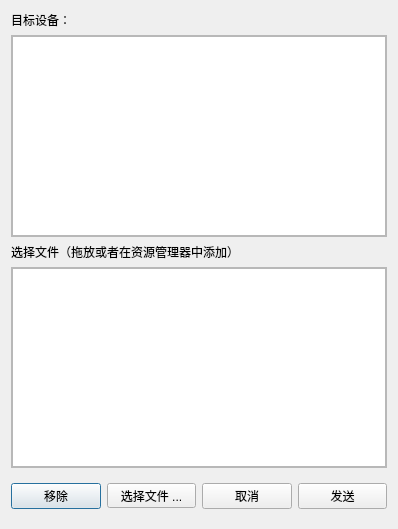
<?xml version="1.0" encoding="UTF-8"?>
<ui version="4.0">
 <class>sendFileWindow</class>
 <widget class="QDialog" name="sendFileWindow">
  <property name="geometry">
   <rect>
    <x>0</x>
    <y>0</y>
    <width>398</width>
    <height>529</height>
   </rect>
  </property>
  <property name="windowTitle">
   <string notr="true">发送文件</string>
  </property>
  <layout class="QVBoxLayout" name="verticalLayout_2">
   <item>
    <widget class="QLabel" name="label">
     <property name="styleSheet">
      <string notr="true">font: 75 15pt &quot;黑体&quot;;
color: rgb(0, 0, 0);</string>
     </property>
     <property name="text">
      <string>目标设备：</string>
     </property>
    </widget>
   </item>
   <item>
    <widget class="QScrollArea" name="scrollArea_2">
     <property name="widgetResizable">
      <bool>true</bool>
     </property>
     <widget class="QWidget" name="scrollAreaWidgetContents_2">
      <property name="geometry">
       <rect>
        <x>0</x>
        <y>0</y>
        <width>378</width>
        <height>197</height>
       </rect>
      </property>
      <layout class="QVBoxLayout" name="verticalLayout">
       <property name="spacing">
        <number>0</number>
       </property>
       <property name="leftMargin">
        <number>0</number>
       </property>
       <property name="topMargin">
        <number>0</number>
       </property>
       <property name="rightMargin">
        <number>0</number>
       </property>
       <property name="bottomMargin">
        <number>0</number>
       </property>
       <item>
        <widget class="QTableWidget" name="device_table">
         <property name="sizePolicy">
          <sizepolicy hsizetype="Expanding" vsizetype="Expanding">
           <horstretch>0</horstretch>
           <verstretch>0</verstretch>
          </sizepolicy>
         </property>
        </widget>
       </item>
      </layout>
     </widget>
    </widget>
   </item>
   <item>
    <widget class="QLabel" name="label_2">
     <property name="styleSheet">
      <string notr="true">font: 75 15pt &quot;黑体&quot;;
color: rgb(0, 0, 0);</string>
     </property>
     <property name="text">
      <string>选择文件（拖放或者在资源管理器中添加）</string>
     </property>
    </widget>
   </item>
   <item>
    <widget class="QScrollArea" name="file_scrollArea">
     <property name="widgetResizable">
      <bool>true</bool>
     </property>
     <widget class="QWidget" name="file_content_widget">
      <property name="geometry">
       <rect>
        <x>0</x>
        <y>0</y>
        <width>378</width>
        <height>197</height>
       </rect>
      </property>
      <layout class="QVBoxLayout" name="verticalLayout_3">
       <property name="spacing">
        <number>0</number>
       </property>
       <property name="leftMargin">
        <number>0</number>
       </property>
       <property name="topMargin">
        <number>0</number>
       </property>
       <property name="rightMargin">
        <number>0</number>
       </property>
       <property name="bottomMargin">
        <number>0</number>
       </property>
       <item>
        <widget class="QTableWidget" name="files_table"/>
       </item>
      </layout>
     </widget>
    </widget>
   </item>
   <item>
    <widget class="QWidget" name="widget" native="true">
     <layout class="QHBoxLayout" name="horizontalLayout">
      <property name="leftMargin">
       <number>0</number>
      </property>
      <property name="rightMargin">
       <number>0</number>
      </property>
      <item>
       <widget class="QPushButton" name="remove_btn">
        <property name="text">
         <string>移除</string>
        </property>
       </widget>
      </item>
      <item>
       <widget class="QToolButton" name="select_file_btn">
        <property name="sizePolicy">
         <sizepolicy hsizetype="Preferred" vsizetype="Fixed">
          <horstretch>0</horstretch>
          <verstretch>0</verstretch>
         </sizepolicy>
        </property>
        <property name="text">
         <string>选择文件 ...</string>
        </property>
       </widget>
      </item>
      <item>
       <widget class="QPushButton" name="cancle_btn">
        <property name="text">
         <string>取消</string>
        </property>
       </widget>
      </item>
      <item>
       <widget class="QPushButton" name="send_btn">
        <property name="text">
         <string>发送</string>
        </property>
       </widget>
      </item>
     </layout>
    </widget>
   </item>
  </layout>
 </widget>
 <resources/>
 <connections/>
</ui>
